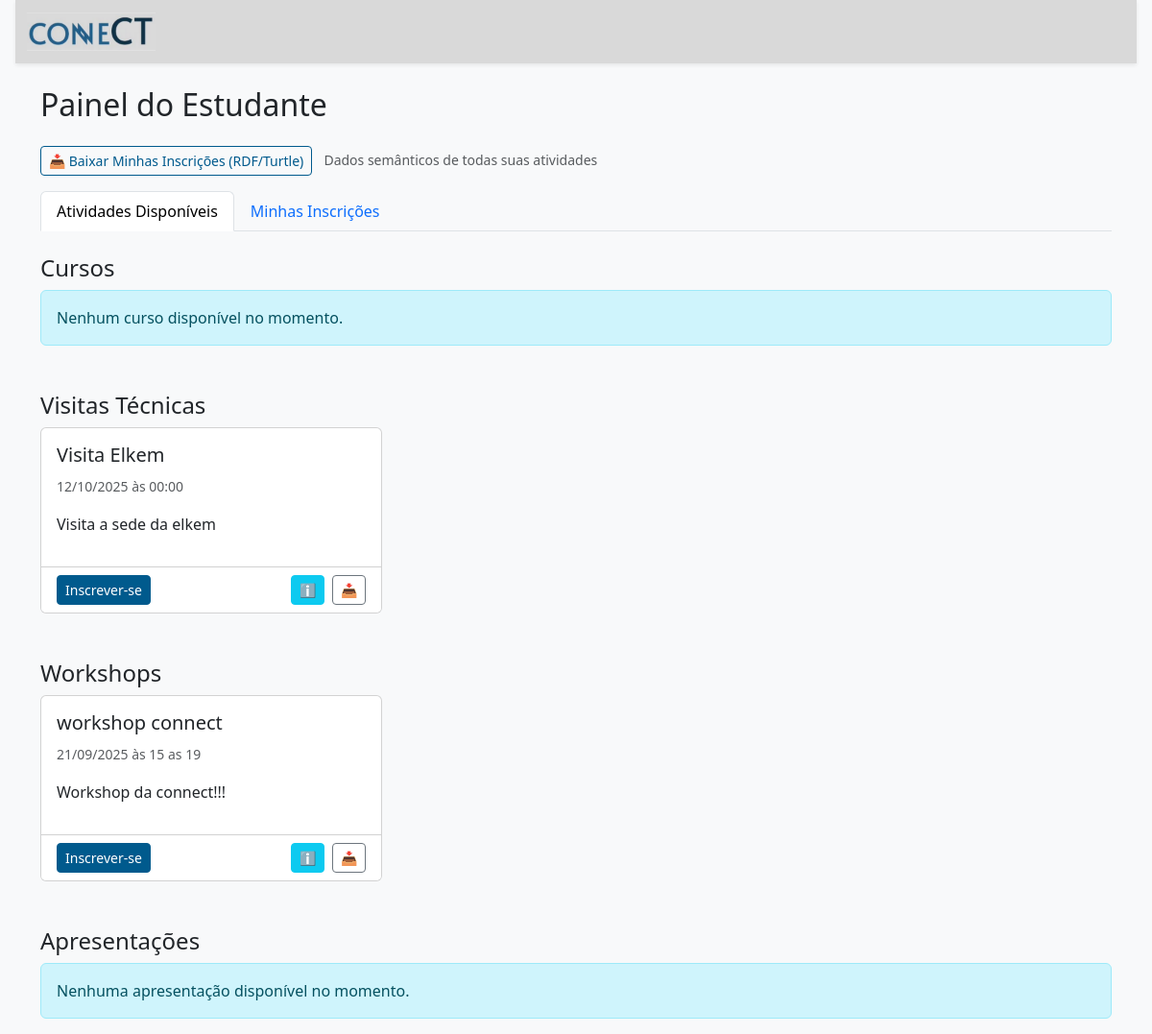
The app's page /estudante/painel (signed in), older data.
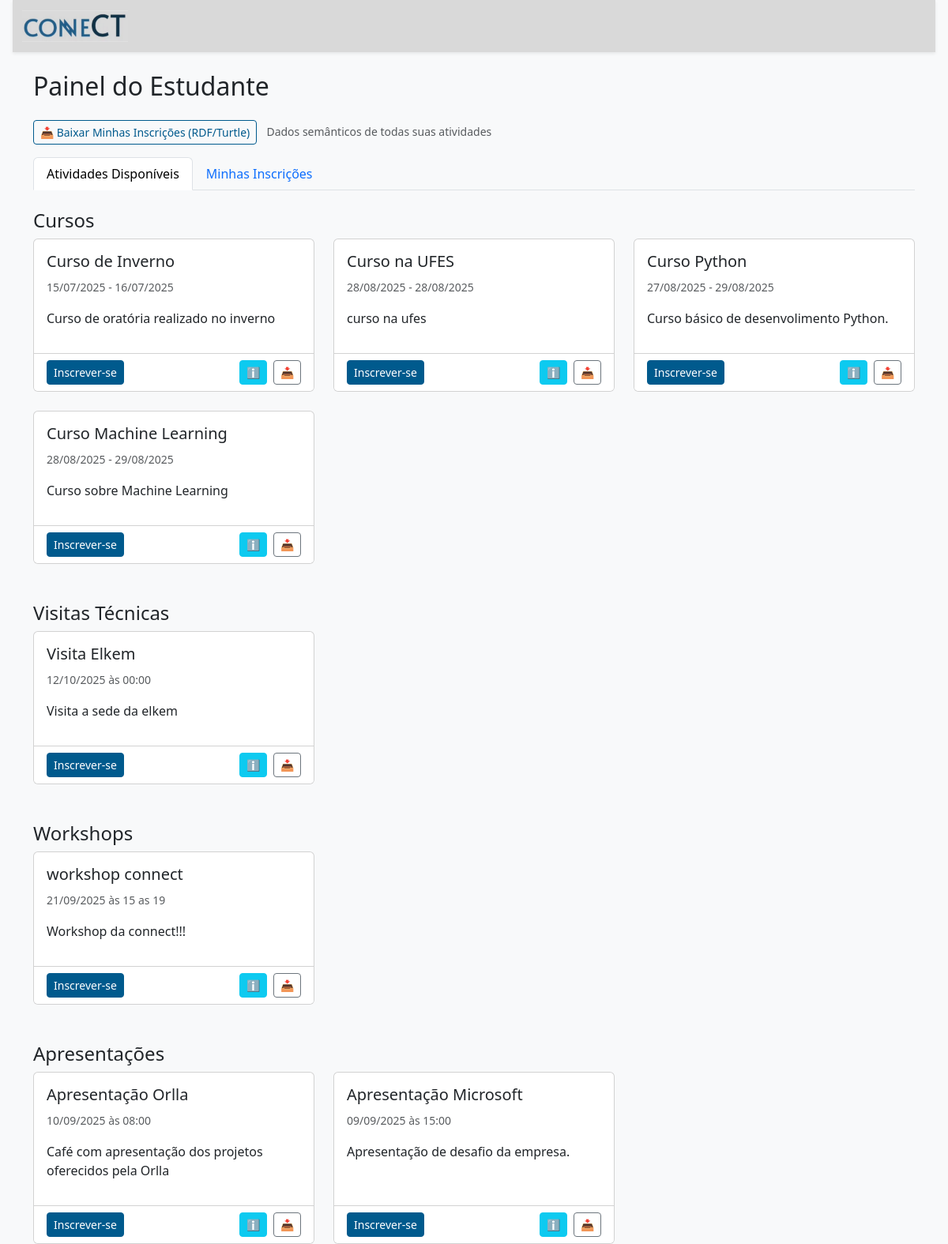
The same page, newer data.
### app/models/atividade.py (models this page shows)
class Visita(db.Model):
    __tablename__ = 'visita'
    id = db.Column(db.Integer, primary_key=True)
    nome = db.Column(db.String(100), nullable=False)
    descricao = db.Column(db.Text)
    data = db.Column(db.Date, nullable=False)
    horario = db.Column(db.Time, nullable=False)
    link_inscricao = db.Column(db.String(255), nullable=False)
    vagas_disponiveis = db.Column(db.Integer, nullable=False)
    status = db.Column(PgEnum(StatusEnum), nullable=False, default=StatusEnum.CONFIRMADA)

class Workshop(db.Model):
    __tablename__ = 'workshop'
    id = db.Column(db.Integer, primary_key=True)
    nome = db.Column(db.String(100), nullable=False)
    descricao = db.Column(db.Text, nullable=True)
    data = db.Column(db.Date, nullable=False)
    horario = db.Column(db.String(50), nullable=False)
    duracao = db.Column(db.String(20), nullable=False)
    local = db.Column(db.String(100), nullable=False)
    vagas_disponiveis = db.Column(db.Integer, nullable=False)
    status = db.Column(PgEnum(SituacaoCurso), nullable=False, default=SituacaoCurso.ABERTO)

class Curso(db.Model):
    __tablename__ = 'curso'
    id = db.Column(db.Integer, primary_key=True)
    nome = db.Column(db.String(120), nullable=False)
    descricao = db.Column(db.Text, nullable=True)
    data_inicio = db.Column(db.Date, nullable=False)
    data_fim = db.Column(db.Date, nullable=False)
    horario = db.Column(db.String(50), nullable=False)
    carga_horaria = db.Column(db.String(50), nullable=False)
    local = db.Column(db.String(120), nullable=False)
    vagas_disponiveis = db.Column(db.Integer, nullable=False)
    situacao = db.Column(PgEnum(SituacaoCurso), nullable=False, default=SituacaoCurso.ABERTO)

class Apresentacao(db.Model):
    __tablename__ = 'apresentacao'
    id = db.Column(db.Integer, primary_key=True)
    nome = db.Column(db.String(100), nullable=False)
    descricao = db.Column(db.Text)
    data = db.Column(db.Date, nullable=False)
    horario = db.Column(db.Time, nullable=False)
    link_inscricao = db.Column(db.String(255), nullable=False)
    vagas_disponiveis = db.Column(db.Integer, nullable=False)
    status = db.Column(PgEnum(StatusEnum), nullable=False, default=StatusEnum.CONFIRMADA)

### app/routes/estudante.py (the view)
@estudante_bp.route('/painel')
@login_required
@estudante_required
def painel():
    user_id = session['user']['id']
    estudante = Estudante.query.get(user_id)
    cursos_disponiveis = Curso.query.filter(
        Curso.situacao == 'ABERTO',
        ~Curso.participantes.any(id=user_id)
    ).all()
    visitas_disponiveis = Visita.query.filter(
        Visita.status == 'CONFIRMADA',
        ~Visita.participantes.any(id=user_id)
    ).all()
    workshops_disponiveis = Workshop.query.filter(
        Workshop.status == 'ABERTO',
        ~Workshop.participantes.any(id=user_id)
    ).all()
    apresentacoes_disponiveis = Apresentacao.query.filter(
        Apresentacao.status == 'CONFIRMADA',
        ~Apresentacao.participantes.any(id=user_id)
    ).all()
    cursos_inscritos = estudante.cursos_inscritos
    visitas_inscritas = estudante.visitas_inscritas
    workshops_inscritos = estudante.workshops_inscritos
    apresentacoes_inscritas = estudante.apresentacoes_inscritas
    return render_template(
        'estudante/painel.html',
        cursos_disponiveis=cursos_disponiveis,
        visitas_disponiveis=visitas_disponiveis,
        workshops_disponiveis=workshops_disponiveis,
        apresentacoes_disponiveis = apresentacoes_disponiveis,
        cursos_inscritos=cursos_inscritos,
        visitas_inscritas=visitas_inscritas,
        workshops_inscritos=workshops_inscritos,
        apresentacoes_inscritas = apresentacoes_inscritas
    )

### app/templates/estudante/painel.html (shortened to what the changed rows need)
{% extends "base.html" %}
{% block content %}
<div class="container mt-4">
    <h2 class="mb-4">Painel do Estudante</h2>
    <div class="tab-content" id="painelTabsContent">
        <div class="tab-pane fade show active" id="disponiveis" role="tabpanel" aria-labelledby="disponiveis-tab">
            <div class="mt-4">
                <h4>Cursos</h4>
                {% if cursos_disponiveis %}
                    <div class="row row-cols-1 row-cols-md-3 g-4">
                        {% for curso in cursos_disponiveis %}
                        <div class="col">
                            <div class="card h-100">
                                <div class="card-body">
                                    <h5 class="card-title">{{ curso.nome }}</h5>
                                    <p class="card-text">
                                        <small class="text-muted">
                                            {{ curso.data_inicio.strftime('%d/%m/%Y') }} - {{ curso.data_fim.strftime('%d/%m/%Y') }}
                                        </small>
                                    </p>
                                    <p class="card-text">{{ curso.descricao[:100] }}{% if curso.descricao|length > 100 %}...{% endif %}</p>
                                </div>
                                <div class="card-footer bg-white">
                                    <div class="d-flex justify-content-between align-items-center">
                                        <form action="{{ url_for('user.inscrever_curso', curso_id=curso.id) }}" method="POST" class="d-inline">
                                            <button type="submit" class="btn btn-primary btn-sm">Inscrever-se</button>
                                        </form>
                                        <div>
                                            <button class="btn btn-info btn-sm me-1"
                                                    onclick="loadDBpediaInfo('curso', {{ curso.id }}, 'dbpedia-curso-{{ curso.id }}')"
                                                    title="Informações da DBpedia">
                                                ℹ️
                                            </button>
                                            <a href="{{ url_for('semantic.activity_rdf', activity_type='curso', activity_id=curso.id) }}"
                                               class="btn btn-outline-secondary btn-sm"
                                               title="Baixar dados RDF"
                                               download>
                                                📥
                                            </a>
                                        </div>
                                    </div>
                                </div>
                            </div>
                        </div>
                        {% endfor %}
                    </div>
                {% else %}
                    <div class="alert alert-info">Nenhum curso disponível no momento.</div>
                {% endif %}
                <h4 class="mt-5">Visitas Técnicas</h4>
                {% if visitas_disponiveis %}
                    <div class="row row-cols-1 row-cols-md-3 g-4">
                        {% for visita in visitas_disponiveis %}
                        <div class="col">
                            <div class="card h-100">
                                <div class="card-body">
                                    <h5 class="card-title">{{ visita.nome }}</h5>
                                    <p class="card-text">
                                        <small class="text-muted">
                                            {{ visita.data.strftime('%d/%m/%Y') }} às {{ visita.horario.strftime('%H:%M') }}
                                        </small>
                                    </p>
                                    <p class="card-text">{{ visita.descricao[:100] }}{% if visita.descricao|length > 100 %}...{% endif %}</p>
                                </div>
                                <div class="card-footer bg-white">
                                    <div class="d-flex justify-content-between align-items-center">
                                        <form action="{{ url_for('user.inscrever_visita', visita_id=visita.id) }}" method="POST" class="d-inline">
                                            <button type="submit" class="btn btn-primary btn-sm">Inscrever-se</button>
                                        </form>
                                        <div>
                                            <button class="btn btn-info btn-sm me-1"
                                                    onclick="loadDBpediaInfo('visita', {{ visita.id }}, 'dbpedia-visita-{{ visita.id }}')"
                                                    title="Informações da DBpedia">
                                                ℹ️
                                            </button>
                                            <a href="{{ url_for('semantic.activity_rdf', activity_type='visita', activity_id=visita.id) }}"
                                               class="btn btn-outline-secondary btn-sm"
                                               title="Baixar dados RDF"
                                               download>
                                                📥
                                            </a>
                                        </div>
                                    </div>
                                </div>
                            </div>
                        </div>
                        {% endfor %}
                    </div>
                {% else %}
                    <div class="alert alert-info">Nenhuma visita disponível no momento.</div>
                {% endif %}
                <h4 class="mt-5">Workshops</h4>
                {% if workshops_disponiveis %}
                    <div class="row row-cols-1 row-cols-md-3 g-4">
                        {% for workshop in workshops_disponiveis %}
                        <div class="col">
                            <div class="card h-100">
                                <div class="card-body">
                                    <h5 class="card-title">{{ workshop.nome }}</h5>
                                    <p class="card-text">
                                        <small class="text-muted">
                                            {{ workshop.data.strftime('%d/%m/%Y') }} às {{ workshop.horario }}
                                        </small>
                                    </p>
                                    <p class="card-text">{{ workshop.descricao[:100] }}{% if workshop.descricao|length > 100 %}...{% endif %}</p>
                                </div>
                                <div class="card-footer bg-white">
                                    <div class="d-flex justify-content-between align-items-center">
                                        <form action="{{ url_for('user.inscrever_workshop', workshop_id=workshop.id) }}" method="POST" class="d-inline">
                                            <button type="submit" class="btn btn-primary btn-sm">Inscrever-se</button>
                                        </form>
                                        <div>
                                            <button class="btn btn-info btn-sm me-1"
                                                    onclick="loadDBpediaInfo('workshop', {{ workshop.id }}, 'dbpedia-workshop-{{ workshop.id }}')"
                                                    title="Informações da DBpedia">
                                                ℹ️
                                            </button>
                                            <a href="{{ url_for('semantic.activity_rdf', activity_type='workshop', activity_id=workshop.id) }}"
                                               class="btn btn-outline-secondary btn-sm"
                                               title="Baixar dados RDF"
                                               download>
                                                📥
                                            </a>
                                        </div>
                                    </div>
                                </div>
                            </div>
                        </div>
                        {% endfor %}
                    </div>
                {% else %}
                    <div class="alert alert-info">Nenhum workshop disponível no momento.</div>
                {% endif %}
                <h4 class="mt-5">Apresentações</h4>
                {% if apresentacoes_disponiveis %}
                    <div class="row row-cols-1 row-cols-md-3 g-4">
                        {% for apresentacao in apresentacoes_disponiveis %}
                        <div class="col">
                            <div class="card h-100">
                                <div class="card-body">
                                    <h5 class="card-title">{{ apresentacao.nome }}</h5>
                                    <p class="card-text">
                                        <small class="text-muted">
                                            {{ apresentacao.data.strftime('%d/%m/%Y') }} às {{ apresentacao.horario.strftime('%H:%M') }}
                                        </small>
                                    </p>
                                    <p class="card-text">{{ apresentacao.descricao[:100] }}{% if apresentacao.descricao|length > 100 %}...{% endif %}</p>
                                </div>
                                <div class="card-footer bg-white">
                                    <div class="d-flex justify-content-between align-items-center">
                                        <form action="{{ url_for('user.inscrever_apresentacao', apresentacao_id=apresentacao.id) }}" method="POST" class="d-inline">
                                            <button type="submit" class="btn btn-primary btn-sm">Inscrever-se</button>
                                        </form>
                                        <div>
                                            <button class="btn btn-info btn-sm me-1"
                                                    onclick="loadDBpediaInfo('apresentacao', {{ apresentacao.id }}, 'dbpedia-apresentacao-{{ apresentacao.id }}')"
                                                    title="Informações da DBpedia">
                                                ℹ️
                                            </button>
                                            <a href="{{ url_for('semantic.activity_rdf', activity_type='apresentacao', activity_id=apresentacao.id) }}"
                                               class="btn btn-outline-secondary btn-sm"
                                               title="Baixar dados RDF"
                                               download>
                                                📥
                                            </a>
                                        </div>
                                    </div>
                                </div>
                            </div>
                        </div>
                        {% endfor %}
                    </div>
                {% else %}
                    <div class="alert alert-info">Nenhuma apresentação disponível no momento.</div>
                {% endif %}
            </div>
        </div>
    </div>
</div>
{% endblock %}

Row changes from the older to the newer data that the page shows:
now on this page (row unchanged): Curso: nome "Curso de Inverno", data_inicio "15/07/2025", data_fim "16/07/2025", descricao "Curso de oratória realizado no inverno"
added Curso: nome "Curso na UFES", data_inicio "28/08/2025", data_fim "28/08/2025", descricao "curso na ufes"
added Curso: nome "Curso Python", data_inicio "27/08/2025", data_fim "29/08/2025", descricao "Curso básico de desenvolimento Python."
added Curso: nome "Curso Machine Learning", data_inicio "28/08/2025", data_fim "29/08/2025", descricao "Curso sobre Machine Learning"
added Apresentacao: nome "Apresentação Orlla", data "10/09/2025", horario "08:00", descricao "Café com apresentação dos projetos oferecidos pela Orlla"
added Apresentacao: nome "Apresentação Microsoft", data "09/09/2025", horario "15:00", descricao "Apresentação de desafio da empresa."
Text that changed along with them:
text no longer shown: "Nenhum curso disponível no momento. Nenhuma apresentação disponível no momento."
